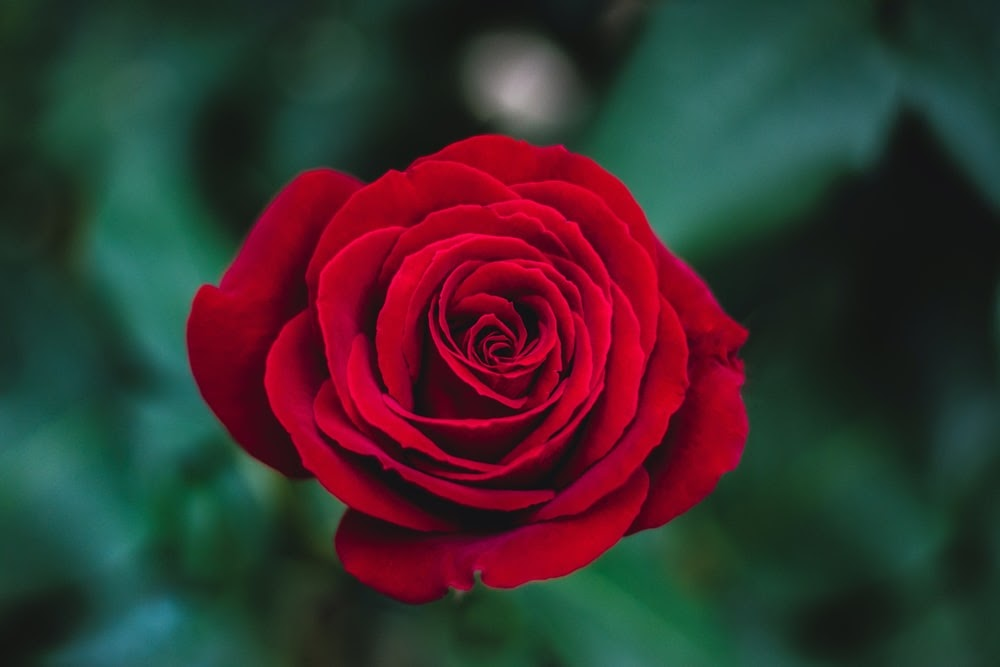
#> input picture Python/XuLyAnhPython/hoa1.jpg, 1000 x 667 px
$ python 1Kiemtra2.py   (older library calls are emulated)
#> lines starting #> are read from the running program, lines starting #| are printed output that depends on the picture; after the words box and inside, x2 and y2 are one past the last pixel; in counts of white or black regions, pixels touching at a corner belong together
'''
Bài tập 24.
Đọc vào ảnh hoa1.jpg được biến ma trận ảnh I.

24a. Chuyển ảnh sang biểu diễn HSV được ma trận Ihsv. Hiển thị kênh H của Ihsv.
24b. Cân bằng histogram của kênh V của Ihsv. Hiển thị kênh V được cân bằng.
24c. Thay đổi kênh V của Ihsv thành kênh V đã cân bằng. Chuyển Ihsv về biểu diễn RGB được ảnh I2. Hiển thị I2.
24d. Ghi ma trận ảnh I2 thành file ảnh hoa1.png
24e. Giảm size ảnh xuống 1/2. Hiển thị ảnh đã giảm size.
24g. Làm trơn ảnh kênh H của Ihsv theo bộ lọc trung bình cộng, kích thước cửa sổ lân cận là 7x7 được ảnh Ih. Hiển thị ảnh Ih.
24h. Nhị phân hóa anh Ih theo ngưỡng Otsu được ảnh nhị phân Ib. Hiển thị ảnh Ib.
24i. Tìm các contour của ảnh Ib. Vẽ các đường contour trên ảnh gốc I. Hiển thị ảnh I.
24k.Vẽ đường contour có diện tích lớn nhất ở câu 24i trên ảnh gốc I. Hiển thị ảnh I.
24l. Tìm kiếm biên theo thuật toán Canny của kênh S của ảnh Ihsv được ảnh nhị phân Ie. Hiển thị ảnh Ie.
24l. Kiểm tra pixel có tọa độ dòng y=312, cột x=279 có là điểm biên của  kênh S của ảnh Ihsv theo phép dò biên Canny không?
24n. Hiển thi các giá trị mức xám của kênh S của ảnh Ihsv trong lân cận cửa sổ 5x5 của pixel có tọa độ dòng y=312, cột x=279.
24o. Chuyển ảnh I sang ảnh grayscale theo công thức biến đổi bộ mầu (r,g,b) về mức xám=0.39*r+0.50*g+0.11*b, được ảnh Ig. Hiển thị ảnh Ig.
24p. Tìm kiếm biên theo thuật toán Canny của Ig được ảnh nhị phân Ie2. Hiển thị ảnh Ie2.
24q. Kiểm tra pixel có tọa độ dòng y=312, cột x=279 có là điểm biên của  ảnh Ig theo phép dò biên Canny không?
24r. Hiển thi các giá trị mức xám của ảnh Ig trong lân cận cửa sổ 5x5 của pixel có tọa độ dòng y=312, cột x=279.
24s. Xác định ma trận gradient theo hướng x của ảnh Ig với phương pháp Sobel được ảnh IgradientX. Hiển thi IgradientX.
24t. Xác định ma trận gradient theo hướng y của ảnh Ig với phương pháp Sobel được ảnh IgradientY. Hiển thi IgradientY.
24u. Xác định ma trận gradient của ảnh Ig theo cả 2 hướng y và hướng x với phương pháp Sobel được ảnh Igradient=(IgradientX^2+IgradientY^2)^0.5. Hiển thi Igradient.
24v. Xác định ảnh biên của ảnh Ig sử dụng phương pháp dò biên Sobel và ma trận gradient Igradient với ngưỡng quyết định điểm biên nguong_bien=1000, được ảnh nhị phân Ie3. Hiển thị ảnh Ie3.
24x. Kiểm tra pixel có tọa độ dòng y=312, cột x=279 có là điểm biên của  ảnh Ig theo phép dò biên Sobel trên không?
24y. Giãn mức xám của kênh V của ảnh Ihsv lên khoảng tối đa [0,255] được ảnh Iv2. Hiển thị ảnh Iv2.
24z. Giãn mức xám của kênh S của ảnh Ihsv lên khoảng tối đa [0,255] được ảnh Is2. Hiển thị ảnh Is2.
'''
import cv2
import numpy as np
import matplotlib.pyplot as plt
# tên biến theo đúng đề bài
I = cv2.imread("hoa1.jpg")
#> I is the input picture: shape (667, 1000, 3); mean B, G, R 47, 48, 59.6
#cv2.imshow("Color image", I)
Ihsv = cv2.cvtColor(I, cv2.COLOR_BGR2HSV) #chuyển sang ảnh grayscale
#> Ihsv: shape (667, 1000, 3); mean H, S, V 102.3, 154.2, 84.3
#cv2.imshow("HSV image", Ihsv)
#HSV sang RGB (RGB đảo ngược các kênh R và B, tức là BGR)
I2 = cv2.cvtColor(Ihsv, cv2.COLOR_HSV2BGR)
#cv2.imshow("RGB image", I2)
#tách kênh V
Iv=Ihsv[:,:,2]
#tách kênh H
#Ih=Ihsv[:,:,0]
#tách kênh S
Is=Ihsv[:,:,1]
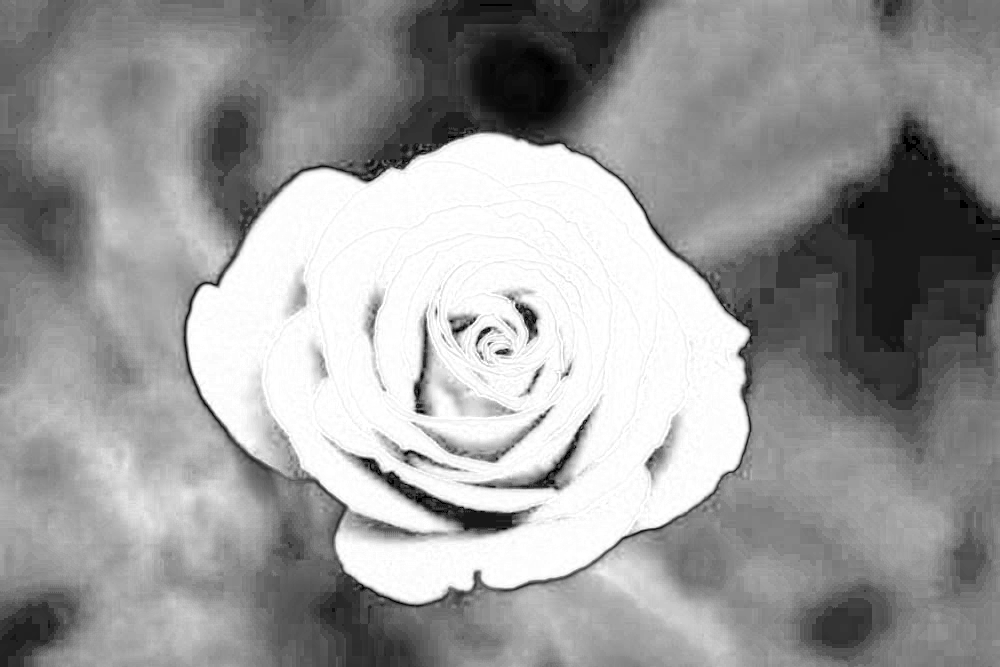
#> Is: shape (667, 1000); min 0, max 255, mean 154.2
#24e. Giảm size ảnh xuống 1/2. Hiển thị ảnh đã giảm size
width_I = int(I.shape[1] * 50/ 100)
#> width_I = 500
height_I = int(I.shape[0] * 50 / 100)
#> height_I = 333
#resize = (width, height)
# resize image
I_resize = cv2.resize(I,(width_I, height_I))
cv2.imshow("Resize image", I_resize)
#cv2.imshow('kenh H', Ih)
cv2.imshow("V image", Iv)
#Hiển thị histogram Iv
hist = cv2.calcHist ([Iv], [0],None,[256],[0,256])
#> hist = 256 values, max 12647 at index 21, min 0 at index 0, mean 2605.5
plt.plot(hist)
plt.show()
#> figure, not shown here; curve peaks at x = 21, y = 12647
'''
#Làm trơn Ihsv kênh H
Ih = cv2.medianBlur(Ihsv[:,:,0], 7) # Add median filter to image
cv2.imshow('Loc trung binh kenh H', Ih)
'''
I_h=Ihsv[:,:,0]#Kenh H
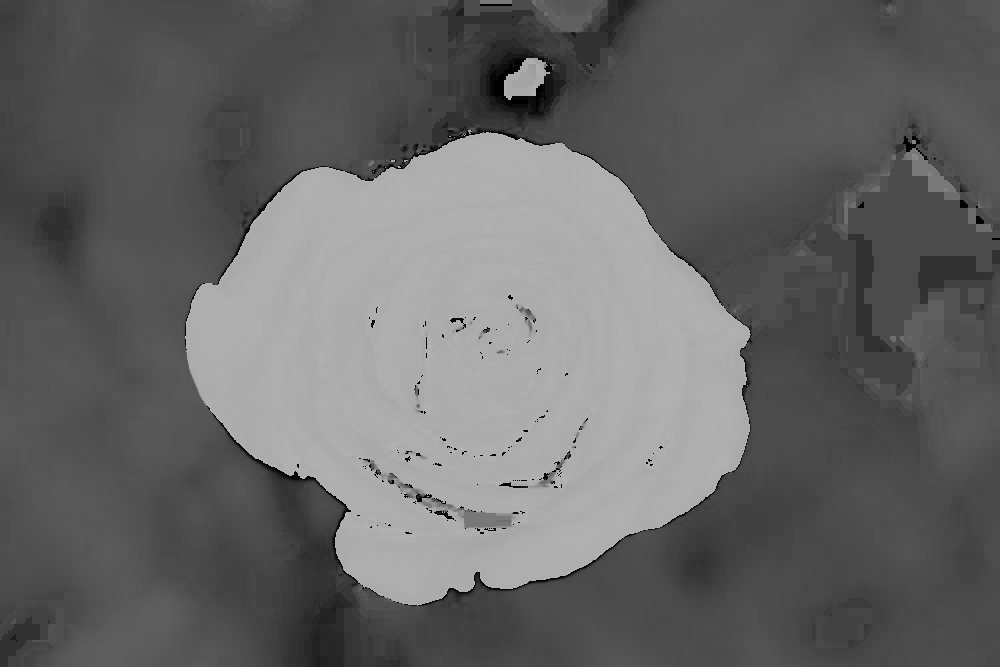
#> I_h: shape (667, 1000); min 0, max 179, mean 102.3
h=I_h.shape[0]
#> h = 667
w=I_h.shape[1]
#> w = 1000
Ih=np.zeros((h,w,1),dtype='uint8')
Ih[:,:,0]=cv2.blur(I_h,(7,7))
#cv2.imshow('Loc trung binh kenh H', Ih)
#24h. Nhị phân hóa anh Ih theo ngưỡng Otsu được ảnh nhị phân Ib. Hiển thị ảnh Ib.
ret, Ib = cv2.threshold(Ih,0,255, cv2.THRESH_OTSU)
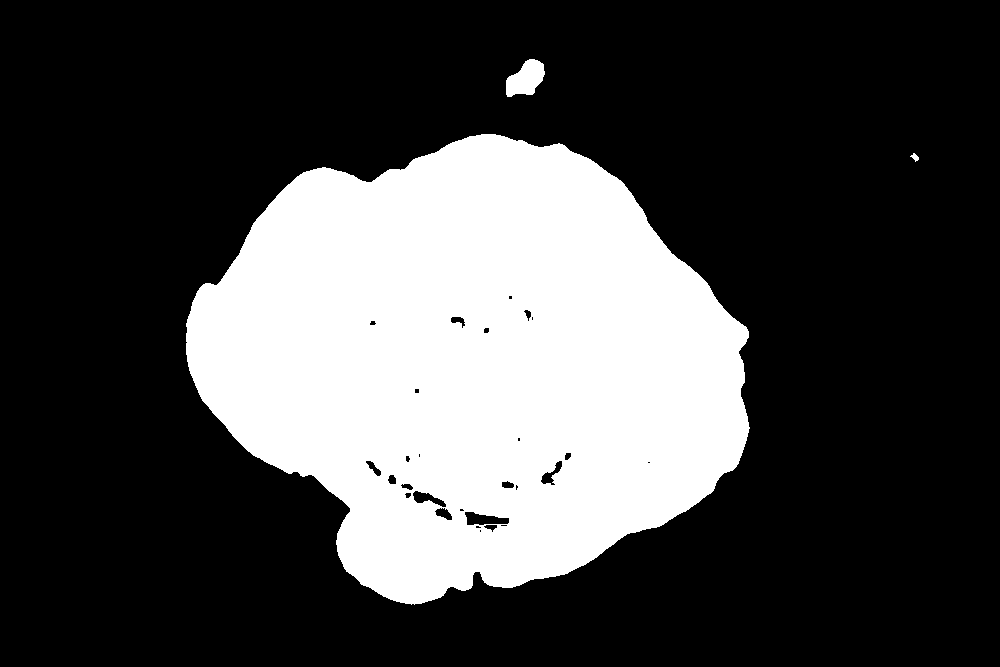
#> Ib: shape (667, 1000); 27.7% white; 3 white regions
#> ret = 123
cv2.imshow("Otsu image", Ib)
#24i. Tìm các contour của ảnh Ib. Vẽ các đường contour trên ảnh gốc I. Hiển thị ảnh I.
_, contours, _= cv2.findContours(Ib, cv2.RETR_EXTERNAL, cv2.CHAIN_APPROX_SIMPLE)
#> contours = 3 contours; box (x1, y1, x2, y2) and area: (186, 134, 750, 605) 184760, (506, 59, 545, 97) 922, (910, 153, 919, 162) 30
#contour của ảnh Ib.#cv2.imshow("Binary image", Ib)
cv2.drawContours (I, contours, -1, (0,0,255), 3) #vẽ Contours
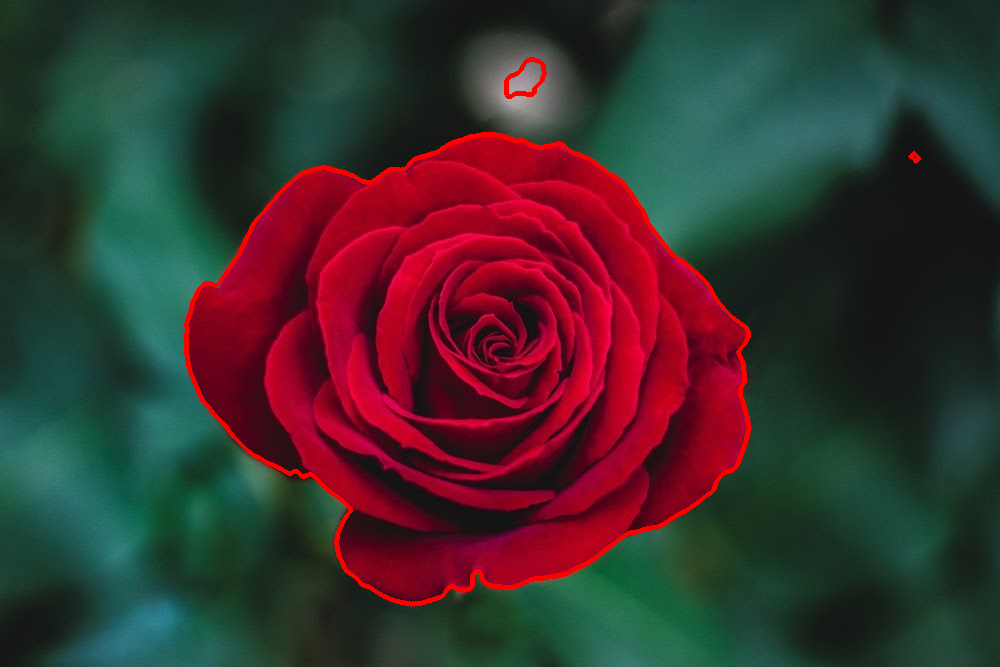
#> I: shape (667, 1000, 3); 1.22% of pixels changed, all inside (x1, y1, x2, y2) = (184, 57, 921, 607)
#cv2.imshow("Contours image", I)
#24k.Vẽ đường contour có diện tích lớn nhất ở câu 24i trên ảnh gốc I. Hiển thị ảnh I.
max_area=0.0
for cnt in contours:
    if max_area < cv2.contourArea(cnt):
        max_area=cv2.contourArea(cnt)
#> this loop made 3 passes
#> max_area on passes 1 to 2: 30, 184759.5
#> after the loop, max_area = 184759.5
for cnt in contours:
    if cv2.contourArea(cnt) > max_area/2:
        cv2.drawContours(I,[cnt],-1,(0,255,255),2)
#> this loop made 3 passes
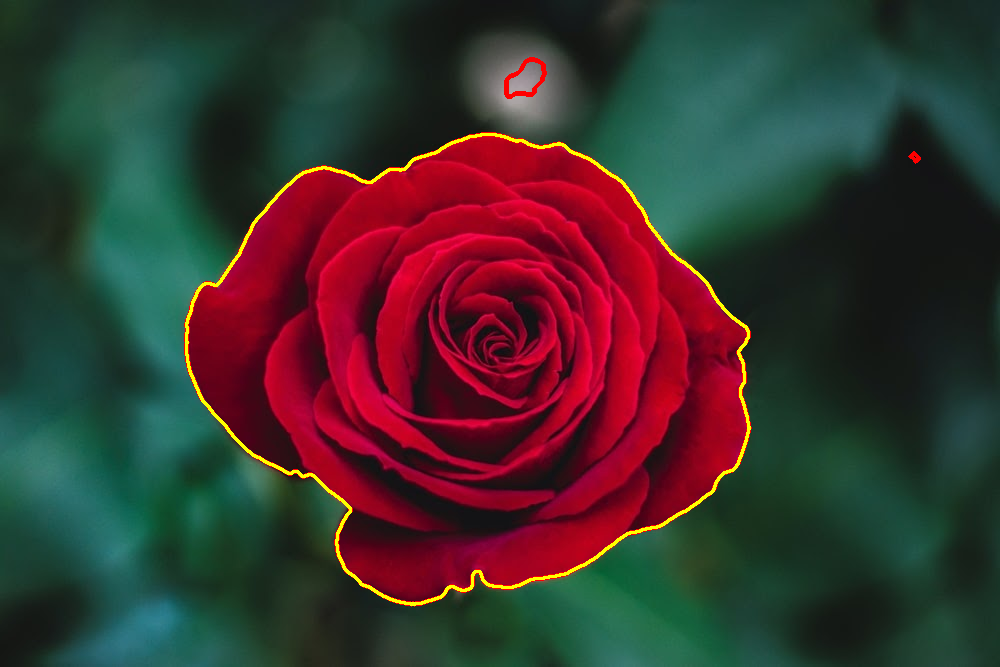
#> I: shape (667, 1000, 3); 0.89% of pixels changed, all inside (x1, y1, x2, y2) = (185, 133, 751, 606)

#cv2.imshow("Bo cac contour qua nho",I)
#24o  grayscale theo công thức biến đổi bộ mầu (r,g,b) về mức xám=0.39*r+0.50*g+0.11*b
rows=I.shape[0]
#> rows = 667
cols=I.shape[1]
#> cols = 1000
Ig=np.zeros((rows,cols),dtype='uint8')
for i in range(rows):
    for j in range(cols):
        #gray=11*r+50*g+39*b
        d=39*int(I[i][j][2]) + 50*int(I[i][j][1]) + 11*int(I[i][j][0])
        d=d//100
        Ig[i][j]=d
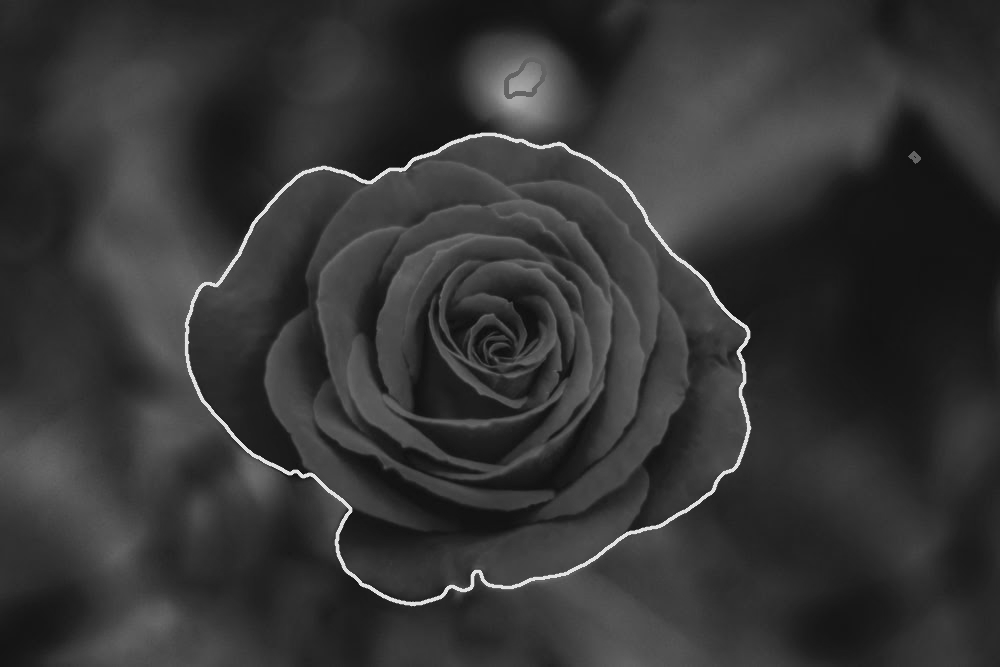
#> Ig: shape (667, 1000); min 13, max 226, mean 53.5
cv2.imshow('Gray img:',Ig)

#24r. Hiển thi các giá trị mức xám của ảnh Ig trong lân cận cửa sổ 5x5 của pixel có tọa độ dòng y=312, cột x=279.
'''
import cv2
import numpy as np
import random

I = cv2.imread('I04.jpg')

matran_trongso= np.zeros((7,7),dtype='float32')
s=0.0
for i in range(7):
    for j in range(7):
        matran_trongso[i][j]=random.random()
        s=s+matran_trongso[i][j]
for i in range(7):
    for j in range(7):
        matran_trongso[i][j]=matran_trongso[i][j]/s

print(matran_trongso)
I_2 = cv2.filter2D(I,-1,matran_trongso)
cv2.imshow('loc trung binh co trong so',I_2)
'''
h=Ig.shape[0]
w=Ig.shape[1]
I_g=np.zeros((h,w,1),dtype='uint8')
I_g[:,:,0]=cv2.blur(Ig,(5,5))
#cv2.imshow('Loc trung binh anh Gray', I_g)
print("Giá trị mức xám ảnh lọc trung bình 5x5 của ảnh gray là:", I_g[312,279])
#| Giá trị mức xám ảnh lọc trung bình 5x5 của ảnh gray là: [32]
#24p. Tìm kiếm biên theo thuật toán Canny của Ig được ảnh nhị phân Ie2. Hiển thị ảnh Ie2.
Ie2 = cv2.Canny(Ig,0, 255)
#> Ie2: shape (667, 1000); 1.4% white in thin lines or dots, all inside (x1, y1, x2, y2) = (173, 55, 921, 607)
#cv2.imshow("Canny image", Ie2)
#24q. Kiểm tra pixel có tọa độ dòng y=312, cột x=279 có là điểm biên của  ảnh Ig theo phép dò biên Canny không?
print("Điểm biên của ảnh Gray theo phép dò Canny",Ie2[312,279])
#| Điểm biên của ảnh Gray theo phép dò Canny 0
#24s. Xác định ma trận gradient theo hướng x của ảnh Ig với phương pháp Sobel được ảnh IgradientX. Hiển thi IgradientX.
laplacian = cv2.Laplacian(Ig,cv2.CV_64F)
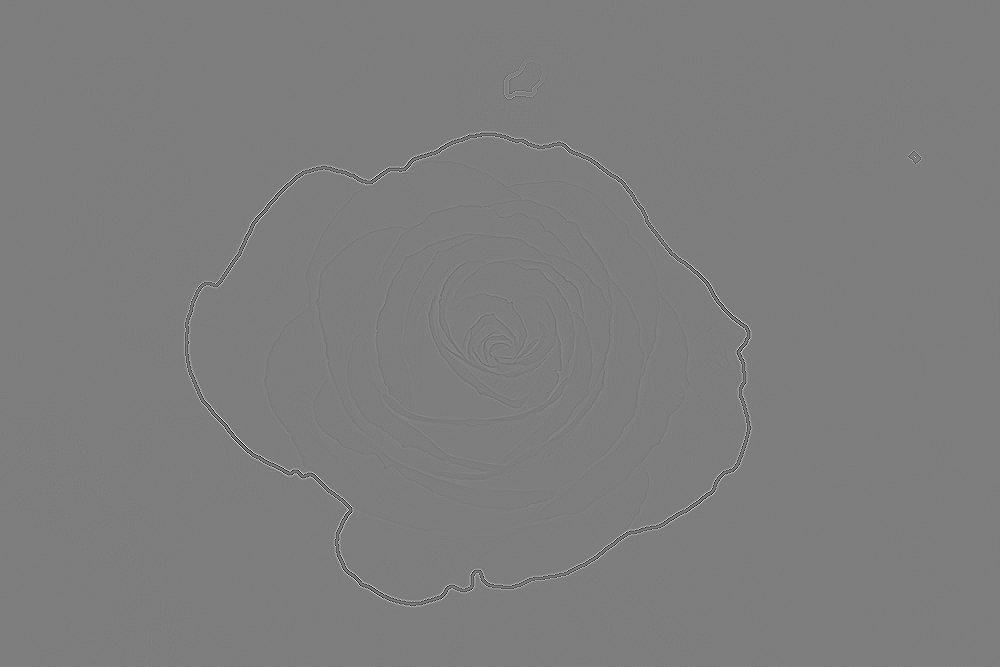
#> laplacian: shape (667, 1000) float64; min -411, max 419, mean 0; drawn with min black and max white
IgradientX = cv2.Sobel(Ig,cv2.CV_64F,1,0,ksize=5)
IgradientY = cv2.Sobel(Ig,cv2.CV_64F,0,1,ksize=5)
plt.subplot(2,2,1),plt.imshow(Ig,cmap = 'gray')
plt.title('Ảnh gốc'), plt.xticks([]), plt.yticks([])
plt.subplot(2,2,2),plt.imshow(laplacian,cmap = 'gray')
plt.title('Laplacian'), plt.xticks([]), plt.yticks([])
plt.subplot(2,2,3),plt.imshow(IgradientX,cmap = 'gray')
plt.title('Sobel X'), plt.xticks([]), plt.yticks([])
plt.subplot(2,2,4),plt.imshow(IgradientY,cmap = 'gray')
plt.title('Sobel Y'), plt.xticks([]), plt.yticks([])
#plt.show()
#25u. Xác định ma trận gradient của ảnh Ig theo cả 2 hướng y và hướng x với phương pháp Sobel được ảnh Igradient=(IgradientX+IgradientY)//2. Hiển thi Igradient.
Igradient=(IgradientX+IgradientY)//2
#cv2.imshow("Igradient image", Igradient)

#24v. Xác định ảnh biên của ảnh Ig sử dụng phương pháp dò biên Sobel và ma trận gradient Igradient với ngưỡng quyết định điểm biên nguong_bien=30, được ảnh nhị phân Ie3. Hiển thị ảnh Ie3.
#24x. Kiểm tra pixel có tọa độ dòng y=312, cột x=279 có là điểm biên của  ảnh Ig theo phép dò biên Sobel trên không?
print("Điểm biên của ảnh Gray theo phép dò Sobel x",IgradientX[312,279])
#| Điểm biên của ảnh Gray theo phép dò Sobel x -80.0
print("Điểm biên của ảnh Gray theo phép dò Sobel y",IgradientX[279,312])
#| Điểm biên của ảnh Gray theo phép dò Sobel y -72.0

#24y. Giãn mức xám của kênh V của ảnh Ihsv lên khoảng tối đa [0,255] được ảnh Iv2. Hiển thị ảnh Iv2.
#Giãn mức xám của kênh S của ảnh Ihsv lên khoảng tối đa [0,255]
width=I.shape[1]
#> width = 1000
height=I.shape[0]
#> height = 667
a=Is[0][0]
#> a = 111
b=Is[0][0]
#> b = 111

for i in range(height):
    for j in range(width):
        if a> Is[i][j]:
            a=Is[i][j]
        if b < Is[i][j]:
            b=Is[i][j]
#> after the loop, a = 0; b = 255
print([a,b])
#| [0, 255]
for i in range(height):
    for j in range(width):
        Is[i][j]=(255* int(Is[i][j]-a))//(b-a)
#cv2.imshow('Gian muc xam kenh V',Iv)
cv2.imshow('Gian muc xam kenh S',Is)
#24z. Giãn mức xám của kênh S của ảnh Ihsv lên khoảng tối đa [0,255] được ảnh Is2. Hiển thị ảnh Is2.

cv2.waitKey()
